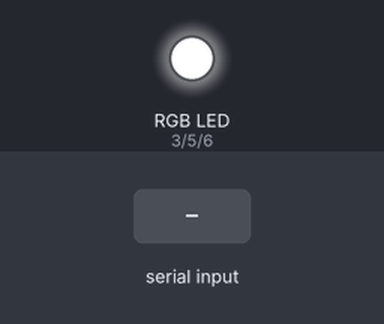
The sketch below on a simulated Arduino Uno, built with avr-gcc and run on an emulated ATmega328P. On the bench: an RGB LED mixed from three pins (HIGH = lit). The inputs (shaded band) are chosen by the test bench. What the sketch prints to the serial monitor is not drawn.

Above: at 1.2 s.
1.3 s: "R90\n" received over Serial
At 1.8 s:
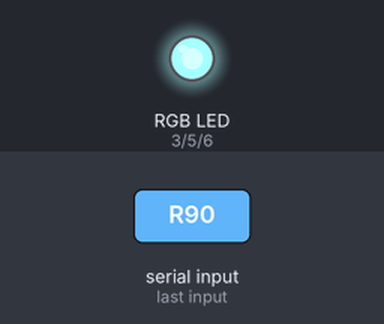
2.8 s: "G90\n" received over Serial
At 4.0 s:
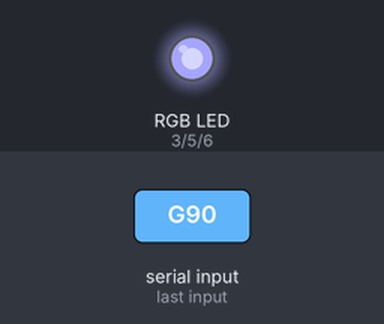
4.3 s: "R,45\n" received over Serial
At 5.3 s:
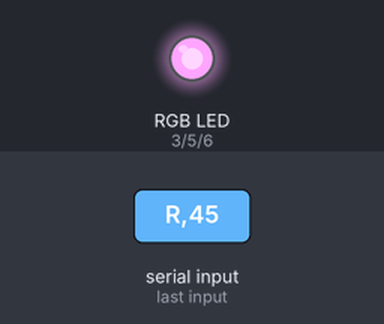
5.8 s: "B90\n" received over Serial
At 6.5 s:
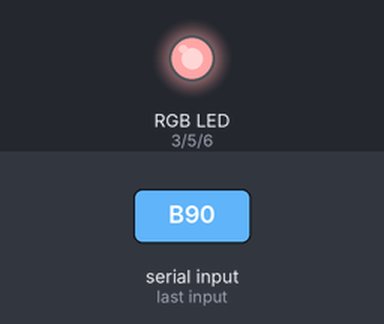
7.3 s: "G,45\n" received over Serial
At 8.5 s:
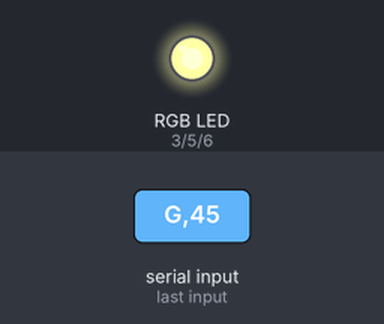
8.8 s: "B,45\n" received over Serial
At 9.9 s:
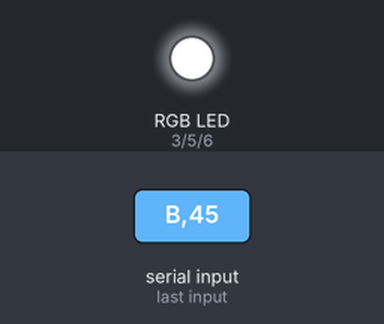
Timing chart, 0 to 11.3 s (numbered marks = the images above; inputs shaded):
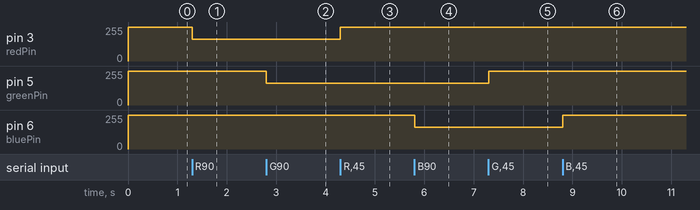

The sketch:

B_V_LED.ino
```cpp
#define max_char 12
char message[max_char];
char r_char;
byte index = 0;
int i;

int redPin = 3;
int greenPin = 5;
int bluePin = 6;

int redValue = 255;
int greenValue = 255;
int blueValue = 255;

String redTempValue;
String greenTempValue;
String blueTempValue;

int flag = 0;
char currentColor;

void setup(){
  pinMode(redPin,OUTPUT);
  pinMode(bluePin,OUTPUT);
  pinMode(greenPin,OUTPUT);
  Serial.begin(9600);
}

void loop(){
  while(Serial.available()>0){
    flag = 0;
    if(index<(max_char-1)){
      r_char = Serial.read();
      message[index] = r_char;

      if(r_char=='R'){
        currentColor = 'R';
        redTempValue = "";
      }
      else if(r_char=='G'){
        currentColor = 'G';
        greenTempValue = "";
      }
      else if(r_char=='B'){
        currentColor = 'B';
        blueTempValue = "";
      }

      if(currentColor == 'R'&& r_char!='R'){
        redTempValue += r_char;
      }
      else if(currentColor == 'G'&& r_char!='G'){
        greenTempValue += r_char;
      }
      else if(currentColor == 'B'&& r_char!='B'){
        blueTempValue += r_char;
      }
      index++;
      message[index] = '|0';
    }
  }

  if(flag == 0){
    analogWrite(redPin,255-redTempValue.toInt());
    analogWrite(greenPin,255-greenTempValue.toInt());
    analogWrite(bluePin,255-blueTempValue.toInt());

    Serial.println(message);
    flag = 1;
    for(i=0;i<12;i++){
      message[i] = '|0';
    }
    index = 0;
  }
}
```

Measured:
- after the input at 1.3 s, pin 3 (redPin): 255/255 → 165/255 at once
- after the input at 2.8 s, pin 5 (greenPin): 255/255 → 165/255 at once
- after the input at 4.3 s, pin 3 (redPin): 165/255 → 255/255 at once
- after the input at 5.8 s, pin 6 (bluePin): 255/255 → 165/255 at once
- after the input at 7.3 s, pin 5 (greenPin): 165/255 → 255/255 at once
- after the input at 8.8 s, pin 6 (bluePin): 165/255 → 255/255 at once
